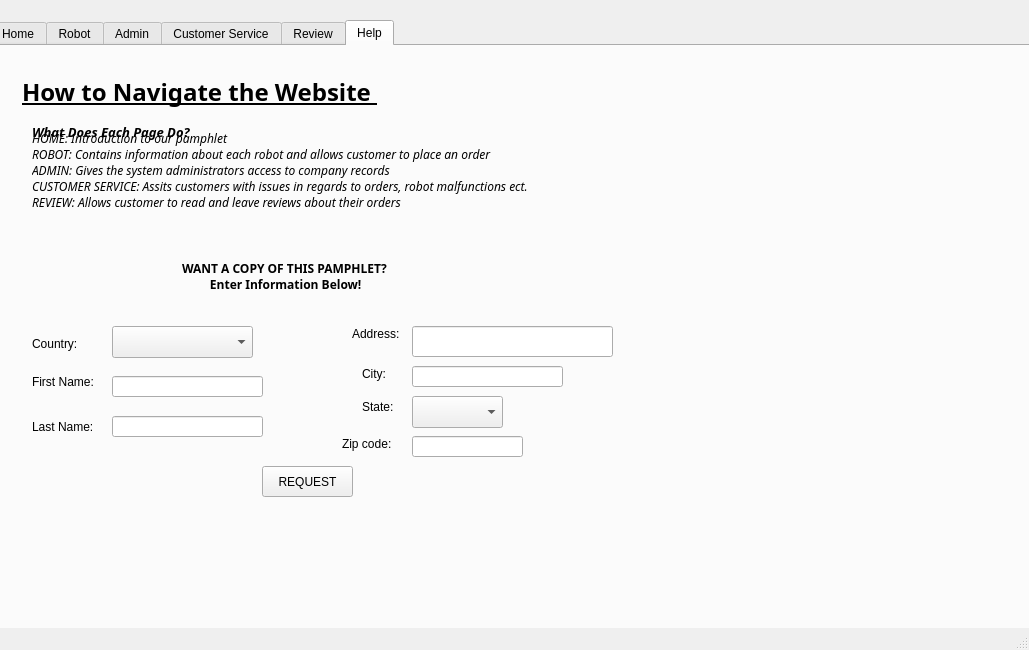
<?xml version="1.0" encoding="UTF-8"?>
<ui version="4.0">
 <class>MainWindow</class>
 <widget class="QMainWindow" name="MainWindow">
  <property name="geometry">
   <rect>
    <x>0</x>
    <y>0</y>
    <width>1029</width>
    <height>650</height>
   </rect>
  </property>
  <property name="windowTitle">
   <string>MainWindow</string>
  </property>
  <widget class="QWidget" name="centralwidget">
   <widget class="QTabWidget" name="CustomerService_2">
    <property name="geometry">
     <rect>
      <x>-10</x>
      <y>20</y>
      <width>1051</width>
      <height>631</height>
     </rect>
    </property>
    <property name="currentIndex">
     <number>5</number>
    </property>
    <widget class="QWidget" name="Home">
     <attribute name="title">
      <string>Home</string>
     </attribute>
    </widget>
    <widget class="QWidget" name="Robot">
     <attribute name="title">
      <string>Robot</string>
     </attribute>
     <widget class="QTabWidget" name="tabWidget">
      <property name="geometry">
       <rect>
        <x>0</x>
        <y>0</y>
        <width>1011</width>
        <height>581</height>
       </rect>
      </property>
      <property name="currentIndex">
       <number>0</number>
      </property>
      <widget class="QWidget" name="tab_8">
       <attribute name="title">
        <string>Description</string>
       </attribute>
       <widget class="QGraphicsView" name="graphicsView">
        <property name="geometry">
         <rect>
          <x>5</x>
          <y>11</y>
          <width>331</width>
          <height>261</height>
         </rect>
        </property>
       </widget>
       <widget class="QGraphicsView" name="graphicsView_2">
        <property name="geometry">
         <rect>
          <x>340</x>
          <y>10</y>
          <width>311</width>
          <height>261</height>
         </rect>
        </property>
       </widget>
       <widget class="QGraphicsView" name="graphicsView_3">
        <property name="geometry">
         <rect>
          <x>660</x>
          <y>10</y>
          <width>331</width>
          <height>261</height>
         </rect>
        </property>
       </widget>
       <widget class="QPushButton" name="pushButton">
        <property name="geometry">
         <rect>
          <x>30</x>
          <y>290</y>
          <width>151</width>
          <height>51</height>
         </rect>
        </property>
        <property name="text">
         <string>Add to Cart</string>
        </property>
       </widget>
       <widget class="QPushButton" name="pushButton_2">
        <property name="geometry">
         <rect>
          <x>360</x>
          <y>290</y>
          <width>151</width>
          <height>51</height>
         </rect>
        </property>
        <property name="text">
         <string>Add to Cart</string>
        </property>
       </widget>
       <widget class="QPushButton" name="pushButton_3">
        <property name="geometry">
         <rect>
          <x>730</x>
          <y>300</y>
          <width>151</width>
          <height>51</height>
         </rect>
        </property>
        <property name="text">
         <string>Add to Cart</string>
        </property>
       </widget>
       <widget class="QSpinBox" name="spinBox">
        <property name="geometry">
         <rect>
          <x>200</x>
          <y>300</y>
          <width>61</width>
          <height>41</height>
         </rect>
        </property>
       </widget>
       <widget class="QSpinBox" name="spinBox_2">
        <property name="geometry">
         <rect>
          <x>530</x>
          <y>300</y>
          <width>61</width>
          <height>41</height>
         </rect>
        </property>
       </widget>
       <widget class="QSpinBox" name="spinBox_3">
        <property name="geometry">
         <rect>
          <x>900</x>
          <y>300</y>
          <width>61</width>
          <height>41</height>
         </rect>
        </property>
       </widget>
      </widget>
      <widget class="QWidget" name="tab_10">
       <attribute name="title">
        <string>Shopping Cart</string>
       </attribute>
      </widget>
      <widget class="QWidget" name="tab_9">
       <attribute name="title">
        <string>Checkout</string>
       </attribute>
      </widget>
     </widget>
    </widget>
    <widget class="QWidget" name="Admin">
     <attribute name="title">
      <string>Admin</string>
     </attribute>
    </widget>
    <widget class="QWidget" name="CustomerService">
     <attribute name="title">
      <string>Customer Service</string>
     </attribute>
     <widget class="QLabel" name="label">
      <property name="geometry">
       <rect>
        <x>210</x>
        <y>230</y>
        <width>371</width>
        <height>421</height>
       </rect>
      </property>
      <property name="font">
       <font>
        <family>Sitka Small</family>
        <pointsize>9</pointsize>
        <weight>50</weight>
        <bold>false</bold>
       </font>
      </property>
      <property name="text">
       <string>-&gt; By phone
 (123) - 456 - 7891

-&gt; By email

-&gt;Visit a store



</string>
      </property>
     </widget>
     <widget class="QLabel" name="label_2">
      <property name="geometry">
       <rect>
        <x>210</x>
        <y>90</y>
        <width>651</width>
        <height>51</height>
       </rect>
      </property>
      <property name="font">
       <font>
        <family>Sitka Banner</family>
        <pointsize>18</pointsize>
        <weight>75</weight>
        <bold>true</bold>
        <underline>true</underline>
       </font>
      </property>
      <property name="text">
       <string>Get in touch with us </string>
      </property>
     </widget>
     <widget class="QTextEdit" name="messagebox">
      <property name="geometry">
       <rect>
        <x>590</x>
        <y>379</y>
        <width>241</width>
        <height>91</height>
       </rect>
      </property>
     </widget>
     <widget class="QPushButton" name="sendButton">
      <property name="geometry">
       <rect>
        <x>810</x>
        <y>490</y>
        <width>91</width>
        <height>31</height>
       </rect>
      </property>
      <property name="text">
       <string>SEND</string>
      </property>
     </widget>
     <widget class="QLineEdit" name="labelFirstName_2">
      <property name="geometry">
       <rect>
        <x>590</x>
        <y>200</y>
        <width>171</width>
        <height>31</height>
       </rect>
      </property>
     </widget>
     <widget class="QLineEdit" name="labelLastName_2">
      <property name="geometry">
       <rect>
        <x>590</x>
        <y>260</y>
        <width>171</width>
        <height>31</height>
       </rect>
      </property>
     </widget>
     <widget class="QLineEdit" name="labelCompanyName_2">
      <property name="geometry">
       <rect>
        <x>590</x>
        <y>320</y>
        <width>171</width>
        <height>31</height>
       </rect>
      </property>
     </widget>
     <widget class="QLabel" name="labelFirstName">
      <property name="geometry">
       <rect>
        <x>590</x>
        <y>170</y>
        <width>121</width>
        <height>31</height>
       </rect>
      </property>
      <property name="text">
       <string>FIRST NAME</string>
      </property>
     </widget>
     <widget class="QLabel" name="labelLastName">
      <property name="geometry">
       <rect>
        <x>590</x>
        <y>230</y>
        <width>141</width>
        <height>31</height>
       </rect>
      </property>
      <property name="text">
       <string>LAST NAME</string>
      </property>
     </widget>
     <widget class="QLabel" name="labelCompanyName">
      <property name="geometry">
       <rect>
        <x>590</x>
        <y>290</y>
        <width>191</width>
        <height>31</height>
       </rect>
      </property>
      <property name="text">
       <string>COMPANY NAME</string>
      </property>
     </widget>
     <widget class="QLabel" name="labelMessage">
      <property name="geometry">
       <rect>
        <x>590</x>
        <y>350</y>
        <width>151</width>
        <height>31</height>
       </rect>
      </property>
      <property name="text">
       <string>MESSAGE</string>
      </property>
     </widget>
     <widget class="QLabel" name="label_3">
      <property name="geometry">
       <rect>
        <x>260</x>
        <y>70</y>
        <width>421</width>
        <height>181</height>
       </rect>
      </property>
      <property name="font">
       <font>
        <family>Sitka Subheading</family>
        <pointsize>12</pointsize>
        <weight>75</weight>
        <bold>true</bold>
       </font>
      </property>
      <property name="text">
       <string>ASK AN EXPERT!</string>
      </property>
     </widget>
     <widget class="QLabel" name="label_4">
      <property name="geometry">
       <rect>
        <x>200</x>
        <y>130</y>
        <width>461</width>
        <height>221</height>
       </rect>
      </property>
      <property name="font">
       <font>
        <family>Sitka Text</family>
        <pointsize>10</pointsize>
        <weight>75</weight>
        <bold>true</bold>
       </font>
      </property>
      <property name="text">
       <string>METHODS TO CONTACT:</string>
      </property>
     </widget>
    </widget>
    <widget class="QWidget" name="Review">
     <attribute name="title">
      <string>Review</string>
     </attribute>
    </widget>
    <widget class="QWidget" name="Help">
     <attribute name="title">
      <string>Help</string>
     </attribute>
     <widget class="QLabel" name="labelNavigationBanner">
      <property name="geometry">
       <rect>
        <x>30</x>
        <y>-40</y>
        <width>671</width>
        <height>171</height>
       </rect>
      </property>
      <property name="font">
       <font>
        <family>Sitka Banner</family>
        <pointsize>18</pointsize>
        <weight>75</weight>
        <bold>true</bold>
        <underline>true</underline>
       </font>
      </property>
      <property name="text">
       <string>How to Navigate the Website </string>
      </property>
     </widget>
     <widget class="QLabel" name="labelInformationTitle">
      <property name="geometry">
       <rect>
        <x>40</x>
        <y>40</y>
        <width>481</width>
        <height>91</height>
       </rect>
      </property>
      <property name="font">
       <font>
        <family>Sitka Text</family>
        <pointsize>10</pointsize>
        <weight>75</weight>
        <italic>true</italic>
        <bold>true</bold>
       </font>
      </property>
      <property name="text">
       <string>What Does Each Page Do?</string>
      </property>
     </widget>
     <widget class="QLabel" name="labelPageInformation">
      <property name="geometry">
       <rect>
        <x>40</x>
        <y>10</y>
        <width>1281</width>
        <height>261</height>
       </rect>
      </property>
      <property name="font">
       <font>
        <family>Sitka Display</family>
        <pointsize>9</pointsize>
        <italic>true</italic>
       </font>
      </property>
      <property name="text">
       <string>HOME: Introduction to our pamphlet
ROBOT: Contains information about each robot and allows customer to place an order
ADMIN: Gives the system administrators access to company records
CUSTOMER SERVICE: Assits customers with issues in regards to orders, robot malfunctions ect.
REVIEW: Allows customer to read and leave reviews about their orders

</string>
      </property>
     </widget>
     <widget class="QLabel" name="label_15">
      <property name="geometry">
       <rect>
        <x>120</x>
        <y>540</y>
        <width>47</width>
        <height>14</height>
       </rect>
      </property>
      <property name="text">
       <string/>
      </property>
     </widget>
     <widget class="QPushButton" name="buttonRequestPhamplet">
      <property name="geometry">
       <rect>
        <x>270</x>
        <y>420</y>
        <width>91</width>
        <height>31</height>
       </rect>
      </property>
      <property name="text">
       <string>REQUEST</string>
      </property>
     </widget>
     <widget class="QLabel" name="labelRequestCopy">
      <property name="geometry">
       <rect>
        <x>190</x>
        <y>160</y>
        <width>501</width>
        <height>141</height>
       </rect>
      </property>
      <property name="font">
       <font>
        <family>Sitka Text</family>
        <pointsize>9</pointsize>
        <weight>75</weight>
        <bold>true</bold>
       </font>
      </property>
      <property name="text">
       <string>WANT A COPY OF THIS PAMPHLET?
         Enter Information Below!</string>
      </property>
     </widget>
     <widget class="QLineEdit" name="lineHelpFirstName">
      <property name="geometry">
       <rect>
        <x>120</x>
        <y>330</y>
        <width>151</width>
        <height>21</height>
       </rect>
      </property>
     </widget>
     <widget class="QLineEdit" name="lineHelpLastName">
      <property name="geometry">
       <rect>
        <x>120</x>
        <y>370</y>
        <width>151</width>
        <height>21</height>
       </rect>
      </property>
     </widget>
     <widget class="QLabel" name="labelHelpFirstName">
      <property name="geometry">
       <rect>
        <x>40</x>
        <y>300</y>
        <width>141</width>
        <height>71</height>
       </rect>
      </property>
      <property name="text">
       <string>First Name:</string>
      </property>
     </widget>
     <widget class="QLabel" name="labelHelpLastName">
      <property name="geometry">
       <rect>
        <x>40</x>
        <y>360</y>
        <width>161</width>
        <height>41</height>
       </rect>
      </property>
      <property name="text">
       <string>Last Name: </string>
      </property>
     </widget>
     <widget class="QLabel" name="labelHelpCountry">
      <property name="geometry">
       <rect>
        <x>40</x>
        <y>290</y>
        <width>81</width>
        <height>16</height>
       </rect>
      </property>
      <property name="text">
       <string>Country:</string>
      </property>
     </widget>
     <widget class="QLabel" name="labelHelpAddress">
      <property name="geometry">
       <rect>
        <x>360</x>
        <y>280</y>
        <width>58</width>
        <height>16</height>
       </rect>
      </property>
      <property name="text">
       <string>Address:</string>
      </property>
     </widget>
     <widget class="QLabel" name="labelHelpZipcode">
      <property name="geometry">
       <rect>
        <x>350</x>
        <y>390</y>
        <width>58</width>
        <height>16</height>
       </rect>
      </property>
      <property name="text">
       <string>Zip code:</string>
      </property>
     </widget>
     <widget class="QLabel" name="labelHelpCity">
      <property name="geometry">
       <rect>
        <x>370</x>
        <y>320</y>
        <width>58</width>
        <height>16</height>
       </rect>
      </property>
      <property name="text">
       <string>City:</string>
      </property>
     </widget>
     <widget class="QLabel" name="labelHelpState">
      <property name="geometry">
       <rect>
        <x>370</x>
        <y>350</y>
        <width>71</width>
        <height>21</height>
       </rect>
      </property>
      <property name="text">
       <string>State:</string>
      </property>
     </widget>
     <widget class="QLineEdit" name="lineHelpAddress">
      <property name="geometry">
       <rect>
        <x>420</x>
        <y>280</y>
        <width>201</width>
        <height>31</height>
       </rect>
      </property>
     </widget>
     <widget class="QLineEdit" name="lineHelpZipcode">
      <property name="geometry">
       <rect>
        <x>420</x>
        <y>390</y>
        <width>111</width>
        <height>21</height>
       </rect>
      </property>
     </widget>
     <widget class="QLineEdit" name="lineHelpCity">
      <property name="geometry">
       <rect>
        <x>420</x>
        <y>320</y>
        <width>151</width>
        <height>21</height>
       </rect>
      </property>
     </widget>
     <widget class="QComboBox" name="comboBox">
      <property name="geometry">
       <rect>
        <x>120</x>
        <y>280</y>
        <width>141</width>
        <height>32</height>
       </rect>
      </property>
     </widget>
     <widget class="QComboBox" name="comboBox_2">
      <property name="geometry">
       <rect>
        <x>420</x>
        <y>350</y>
        <width>91</width>
        <height>32</height>
       </rect>
      </property>
     </widget>
    </widget>
   </widget>
  </widget>
  <widget class="QMenuBar" name="menubar">
   <property name="geometry">
    <rect>
     <x>0</x>
     <y>0</y>
     <width>1029</width>
     <height>22</height>
    </rect>
   </property>
  </widget>
  <widget class="QStatusBar" name="statusbar"/>
 </widget>
 <resources/>
 <connections>
  <connection>
   <sender>sendButton</sender>
   <signal>clicked()</signal>
   <receiver>MainWindow</receiver>
   <slot>buttonClickHandler()</slot>
   <hints>
    <hint type="sourcelabel">
     <x>803</x>
     <y>584</y>
    </hint>
    <hint type="destinationlabel">
     <x>434</x>
     <y>715</y>
    </hint>
   </hints>
  </connection>
  <connection>
   <sender>buttonRequestPhamplet</sender>
   <signal>clicked()</signal>
   <receiver>MainWindow</receiver>
   <slot>buttonClickHandlerHelp()</slot>
   <hints>
    <hint type="sourcelabel">
     <x>304</x>
     <y>501</y>
    </hint>
    <hint type="destinationlabel">
     <x>75</x>
     <y>683</y>
    </hint>
   </hints>
  </connection>
 </connections>
 <slots>
  <slot>buttonClickHandler()</slot>
  <slot>buttonClickHandlerHelp()</slot>
 </slots>
</ui>
